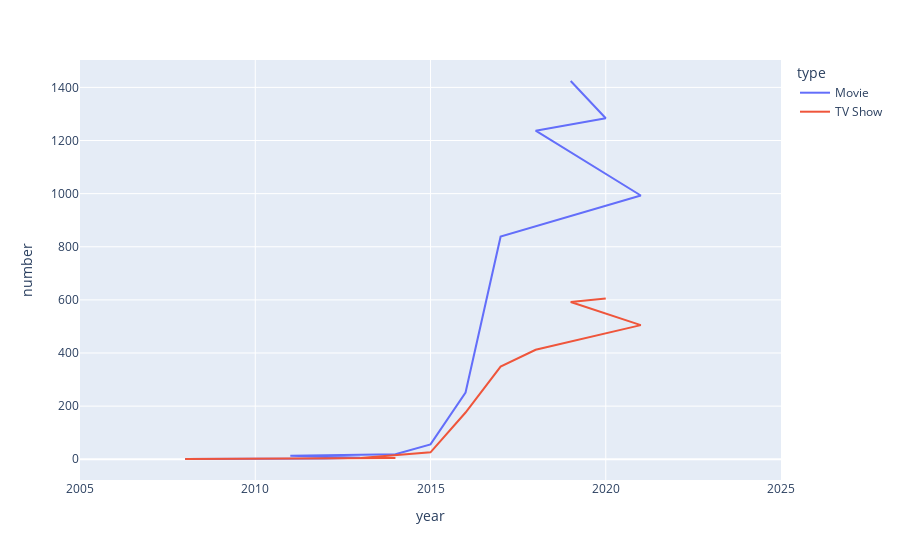

Notebook source saved alongside this figure:
### Code cell
new = df[['type', 'year']].value_counts().reset_index()
new.columns = ['type', 'year', 'number']
px.line(data_frame = new, x = 'year', y ='number', color = 'type', line_group = 'type', range_x = [2005, 2025])

### Figure 1 — Plotly figure (JSON) as saved in the notebook; plotly's stock layout.template omitted (floating-point values rounded to 4 significant figures)
{"data": [{"hovertemplate": "type=Movie<br>year=%{x}<br>number=%{y}<extra></extra>", "legendgroup": "Movie", "line": {"color": "#636efa", "dash": "solid"}, "mode": "lines", "name": "Movie", "orientation": "v", "showlegend": true, "type": "scatter", "x": [2019, 2020, 2018, 2021, 2017, 2016, 2015, 2014, 2011, 2013, 2012, 2009, 2010, 2008], "xaxis": "x", "y": [1424, 1284, 1237, 993, 838, 251, 56, 19, 13, 6, 3, 2, 1, 1], "yaxis": "y"}, {"hovertemplate": "type=TV Show<br>year=%{x}<br>number=%{y}<extra></extra>", "legendgroup": "TV Show", "line": {"color": "#EF553B", "dash": "solid"}, "mode": "lines", "name": "TV Show", "orientation": "v", "showlegend": true, "type": "scatter", "x": [2020, 2019, 2021, 2018, 2017, 2016, 2015, 2013, 2014, 2008], "xaxis": "x", "y": [605, 592, 505, 412, 349, 176, 26, 5, 5, 1], "yaxis": "y"}], "layout": {"legend": {"title": {"text": "type"}, "tracegroupgap": 0}, "margin": {"t": 60}, "xaxis": {"anchor": "y", "domain": [0, 1], "range": [2005, 2025], "title": {"text": "year"}}, "yaxis": {"anchor": "x", "domain": [0, 1], "title": {"text": "number"}}}}
